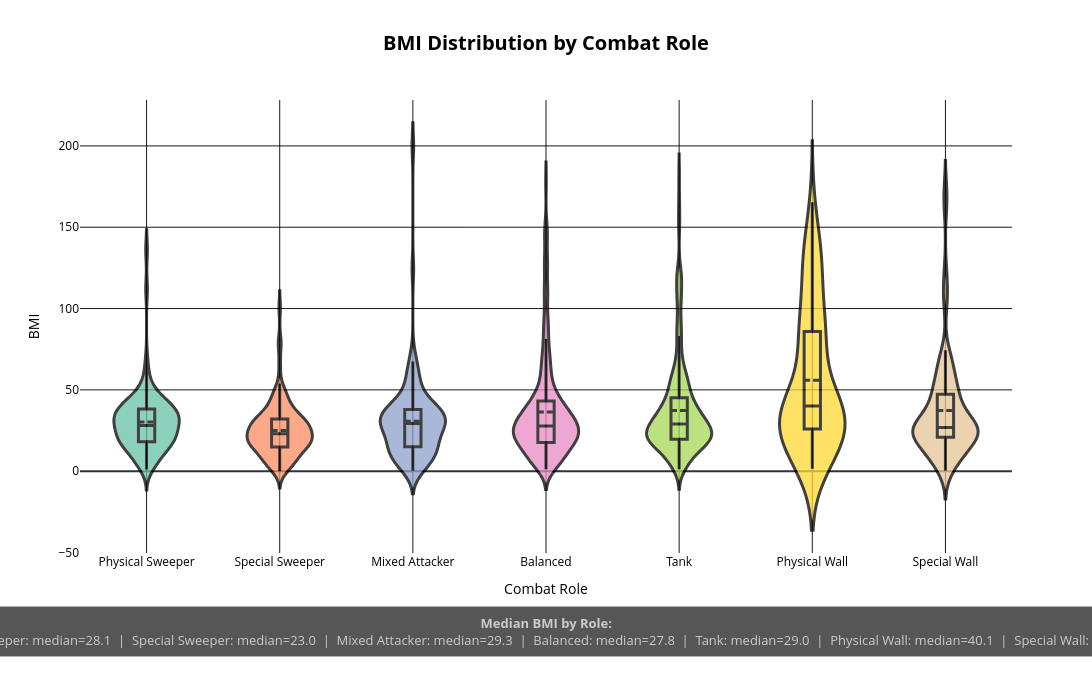

Notebook cell for this chart:
### Code cell
# --- 1b: BMI by Combat Role ---
bmi_data = pokes[pokes['BMI'] < 200].copy()

fig = go.Figure()
for role in ROLE_ORDER:
    subset = bmi_data[bmi_data['Role'] == role]['BMI']
    fig.add_trace(go.Violin(
        y=subset, name=role,
        fillcolor=ROLE_COLOR_MAP.get(role, '#888888'),
        line=dict(color='black', width=3),
        opacity=0.75, box_visible=True,
        meanline_visible=True, points=False,
    ))

fig.update_layout(
    title=dict(text='<b>BMI Distribution by Combat Role</b>', x=0.5, font=dict(size=20)),
    xaxis_title='Combat Role', yaxis_title='BMI',
    template=_T, height=676, width=1800,
    violinmode='overlay', showlegend=False,
)

role_stats = bmi_data.groupby('Role')['BMI'].agg(['median', 'mean']).reindex(ROLE_ORDER)
note = '  |  '.join(
    f"{r}: median={row['median']:.1f}" for r, row in role_stats.iterrows()
)
stats_note(fig, f'<b>Median BMI by Role:</b><br>{note}', y_pos=-.23, bottom_margin=123)

fig.update_layout(paper_bgcolor='rgba(0,0,0,0)', plot_bgcolor='rgba(0,0,0,0)', font=dict(color='black'),
    xaxis=dict(gridcolor='rgba(0,0,0,0.9)'),
    yaxis=dict(gridcolor='rgba(0,0,0,0.9)'),
)

fig.write_image('notebook_images/plot_images/BMI_dist-vs-role.png', scale=2)
fig.show()

### Figure 1 — Plotly figure (JSON) as saved in the notebook; plotly's stock layout.template omitted (floating-point values rounded to 4 significant figures; data arrays with more than 128 entries replaced by an {"elided": "..."} marker saying what was removed)
{"data": [{"box": {"visible": true}, "fillcolor": "#66C2A5", "line": {"color": "black", "width": 3}, "meanline": {"visible": true}, "name": "Physical Sweeper", "opacity": 0.75, "points": false, "y": [20.66, 26.39, 37.5, 37.5, 67.96, 135.9, 32.0, 112.0, 32.0, 34.44, 8.163, 6.4, 30.0, 37.5, 32.87, 27.68, 20.0, 26.3, 15.12, 18.21, 17.91, 24.01, 34.57, 33.33, 36.33, 43.67, 14.4, 14.4, 40.41, 18.75, 18.64, 32.5, 27.41, 20.85, 23.85, 27.11, 25.51, 10.33, 9.028, 32.64, 34.03, 34.03, 45.6, 43.06, 38.89, 40.04, 60.2, 27.69, 14.1, 33.7, 15.6, 43.8, 37.5, 26.27, 28.1, 42.78, 31.05, 18.0, 33.4, 41.52, 38.0, 16.33, 30.0, 20.0, 24.69, 18.11, 30.22, 40.24, 33.59, 23.26, 26.87, 51.02, 39.06, 39.06, 6.327, 1.111, 45.31, 19.78, 19.78, 50.0, 16.84, 11.11, 17.75, 45.41, 33.33, 5.612, 5.556, 25.44, 13.87, 40.62, 50.62, 55.51, 4.167, 3.75, 24.61, 42.16, 17.86], "type": "violin"}, {"box": {"visible": true}, "fillcolor": "#FC8D62", "line": {"color": "black", "width": 3}, "meanline": {"visible": true}, "name": "Special Sweeper", "opacity": 0.75, "points": false, "y": [23.61, 38.24, 34.78, 10.43, 46.87, 42.86, 27.27, 38.78, 24.07, 33.43, 21.33, 33.33, 0.05917, 0.03906, 18.0, 20.66, 46.25, 49.31, 53.91, 20.71, 24.79, 26.33, 38.28, 30.5, 14.67, 31.6, 50.0, 26.39, 32.72, 8.4, 20.0, 33.33, 19.75, 30.0, 17.86, 13.71, 37.5, 65.28, 20.0, 26.67, 18.06, 15.29, 28.4, 18.91, 17.87, 13.58, 26.25, 45.8, 7.202, 79.41, 13.23, 4.214, 3.361, 21.04, 21.04, 21.04, 24.8, 27.16, 38.19, 28.77, 7.6, 27.42, 37.5, 37.5, 46.94, 41.98, 4.379, 3.333, 22.44, 32.5, 30.99, 25.21, 28.0, 29.0, 12.96, 25.51, 25.51, 31.68, 28.52, 14.32, 31.25, 22.34, 39.53, 28.0, 32.14, 27.11, 6.778, 17.33, 77.78, 30.28, 17.78, 17.78, 17.78, 18.34, 21.0, 22.98, 11.6, 20.0, 12.5, 13.33, 15.42, 3.333, 7.716, 6.925, 4.089, 11.57, 4.012, 44.44, 23.47, 12.52, 34.0, 15.62, 100.7, 11.12, 9.306, 18.75, 19.69, 33.33, 18.52, 16.33, 2.041, 30.56, 10.0], "type": "violin"}, {"box": {"visible": true}, "fillcolor": "#8DA0CB", "line": {"color": "black", "width": 3}, "meanline": {"visible": true}, "name": "Mixed Attacker", "opacity": 0.75, "points": false, "y": [31.63, 30.62, 26.51, 35.47, 42.94, 42.0, 5.363, 6.198, 65.62, 30.0, 3.498, 30.86, 15.0, 1.019, 1.031, 43.39, 59.92, 6.667, 18.44, 35.19, 46.91, 15.62, 24.07, 35.27, 40.5, 37.33, 48.98, 60.94, 51.28, 9.156, 31.94, 9.343, 6.975, 4.477, 39.99, 21.43, 10.42, 26.32, 13.78, 26.56, 15.74, 23.42, 19.05, 72.7, 55.5, 58.59, 55.65, 23.6, 38.28, 42.04, 25.87, 29.17, 30.56, 37.5, 28.0, 35.62, 33.88, 34.02, 18.25, 36.0, 34.0, 15.02, 29.59, 49.38, 32.23, 41.02, 36.11, 25.08, 29.84, 36.67, 38.27, 43.75, 23.89, 6.034, 36.0, 67.47, 14.3, 14.45, 27.5, 124.4, 19.9, 7.5, 39.93, 31.86, 19.84, 5.0, 200.0, 2.041, 13.33, 27.11, 0.4, 25.87, 12.35, 29.35, 12.22, 12.22, 18.75, 30.06, 14.4, 15.0], "type": "violin"}, {"box": {"visible": true}, "fillcolor": "#E78AC3", "line": {"color": "black", "width": 3}, "meanline": {"visible": true}, "name": "Balanced", "opacity": 0.75, "points": false, "y": {"elided": "351 float values"}, "type": "violin"}, {"box": {"visible": true}, "fillcolor": "#A6D854", "line": {"color": "black", "width": 3}, "meanline": {"visible": true}, "name": "Tank", "opacity": 0.75, "points": false, "y": {"elided": "383 float values"}, "type": "violin"}, {"box": {"visible": true}, "fillcolor": "#FFD92F", "line": {"color": "black", "width": 3}, "meanline": {"visible": true}, "name": "Physical Wall", "opacity": 0.75, "points": false, "y": [81.63, 38.19, 125.0, 126.9, 25.0, 25.0, 30.66, 30.0, 2.712, 15.62, 40.62, 45.0, 34.0, 115.0, 26.39, 38.27, 87.36, 6.222, 4.726, 6.712, 85.94, 17.47, 134.0, 97.0, 148.1, 81.63, 81.61, 23.4, 140.6, 79.58, 88.46, 26.0, 77.34, 75.0, 89.97, 29.2, 40.63, 6.0, 6.0, 26.47, 33.67, 21.94, 52.22, 110.0, 48.12, 41.84, 36.0, 27.43, 35.16, 7.031, 13.49, 99.5, 126.2, 133.9, 30.12, 42.0, 29.59, 147.2, 27.0, 27.98, 53.0, 27.11, 128.0, 16.67, 15.5, 64.46, 39.6, 26.02, 45.41, 165.3, 50.35, 16.5, 45.37, 78.47, 31.25, 1.528, 117.5, 95.98], "type": "violin"}, {"box": {"visible": true}, "fillcolor": "#E5C494", "line": {"color": "black", "width": 3}, "meanline": {"visible": true}, "name": "Special Wall", "opacity": 0.75, "points": false, "y": [20.83, 74.38, 32.4, 45.49, 28.6, 35.2, 104.3, 8.889, 44.53, 27.0, 19.88, 24.54, 16.86, 56.94, 13.89, 1.389, 49.89, 20.8, 46.75, 7.988, 21.94, 64.37, 27.68, 7.5, 48.0, 23.8, 26.84, 22.0, 11.95, 25.0, 54.01, 56.79, 21.04, 26.0, 26.0, 26.74, 70.0, 110.7, 65.0, 48.44, 173.5, 22.02, 3.333, 37.04, 38.04, 50.0, 25.62, 14.22, 32.84, 41.52, 24.79, 25.62, 33.0, 29.17, 22.92, 27.89, 22.45, 36.95, 42.4, 18.34, 12.5, 24.22, 63.33, 17.96, 25.31, 11.5, 33.78, 13.33, 29.36, 121.9, 10.0, 0.5, 68.83, 5.556, 55.56, 162.5], "type": "violin"}], "layout": {"title": {"font": {"size": 20}, "text": "<b>BMI Distribution by Combat Role</b>", "x": 0.5}, "xaxis": {"title": {"text": "Combat Role"}, "gridcolor": "rgba(0,0,0,0.9)"}, "yaxis": {"title": {"text": "BMI"}, "gridcolor": "rgba(0,0,0,0.9)"}, "height": 676, "width": 1800, "violinmode": "overlay", "showlegend": false, "margin": {"b": 123}, "annotations": [{"align": "center", "bgcolor": "rgba(30,30,30,0.75)", "bordercolor": "rgba(200,200,200,0.35)", "borderpad": 7, "borderwidth": 1, "font": {"color": "#cccccc", "size": 13}, "showarrow": false, "text": "<b>Median BMI by Role:</b><br>Physical Sweeper: median=28.1  |  Special Sweeper: median=23.0  |  Mixed Attacker: median=29.3  |  Balanced: median=27.8  |  Tank: median=29.0  |  Physical Wall: median=40.1  |  Special Wall: median=26.9", "x": 0.5, "xref": "paper", "y": -0.23, "yref": "paper"}], "font": {"color": "black"}, "paper_bgcolor": "rgba(0,0,0,0)", "plot_bgcolor": "rgba(0,0,0,0)"}}
